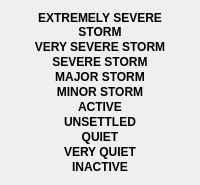
                 <widget class="QWidget" name="widget_16" native="true">
                  <property name="sizePolicy">
                   <sizepolicy hsizetype="Preferred" vsizetype="Preferred">
                    <horstretch>0</horstretch>
                    <verstretch>0</verstretch>
                   </sizepolicy>
                  </property>
                  <layout class="QVBoxLayout" name="verticalLayout_8">
                   <property name="spacing">
                    <number>1</number>
                   </property>
                   <item>
                    <widget class="SwitchableLabel" name="k_ex_sev_storm_lbl">
                     <property name="sizePolicy">
                      <sizepolicy hsizetype="Preferred" vsizetype="Minimum">
                       <horstretch>0</horstretch>
                       <verstretch>0</verstretch>
                      </sizepolicy>
                     </property>
                     <property name="font">
                      <font>
                       <pointsize>9</pointsize>
                       <weight>75</weight>
                       <bold>true</bold>
                      </font>
                     </property>
                     <property name="styleSheet">
                      <string notr="true"/>
                     </property>
                     <property name="text">
                      <string>EXTREMELY SEVERE
STORM</string>
                     </property>
                     <property name="alignment">
                      <set>Qt::AlignCenter</set>
                     </property>
                    </widget>
                   </item>
                   <item>
                    <widget class="SwitchableLabel" name="k_very_sev_storm_lbl">
                     <property name="sizePolicy">
                      <sizepolicy hsizetype="Preferred" vsizetype="Minimum">
                       <horstretch>0</horstretch>
                       <verstretch>0</verstretch>
                      </sizepolicy>
                     </property>
                     <property name="font">
                      <font>
                       <pointsize>9</pointsize>
                       <weight>75</weight>
                       <bold>true</bold>
                      </font>
                     </property>
                     <property name="styleSheet">
                      <string notr="true"/>
                     </property>
                     <property name="text">
                      <string>VERY SEVERE STORM</string>
                     </property>
                     <property name="alignment">
                      <set>Qt::AlignCenter</set>
                     </property>
                    </widget>
                   </item>
                   <item>
                    <widget class="SwitchableLabel" name="k_sev_storm_lbl">
                     <property name="sizePolicy">
                      <sizepolicy hsizetype="Preferred" vsizetype="Minimum">
                       <horstretch>0</horstretch>
                       <verstretch>0</verstretch>
                      </sizepolicy>
                     </property>
                     <property name="font">
                      <font>
                       <pointsize>9</pointsize>
                       <weight>75</weight>
                       <bold>true</bold>
                      </font>
                     </property>
                     <property name="styleSheet">
                      <string notr="true"/>
                     </property>
                     <property name="text">
                      <string>SEVERE STORM</string>
                     </property>
                     <property name="alignment">
                      <set>Qt::AlignCenter</set>
                     </property>
                    </widget>
                   </item>
                   <item>
                    <widget class="SwitchableLabel" name="k_maj_storm_lbl">
                     <property name="sizePolicy">
                      <sizepolicy hsizetype="Preferred" vsizetype="Minimum">
                       <horstretch>0</horstretch>
                       <verstretch>0</verstretch>
                      </sizepolicy>
                     </property>
                     <property name="font">
                      <font>
                       <pointsize>9</pointsize>
                       <weight>75</weight>
                       <bold>true</bold>
                      </font>
                     </property>
                     <property name="styleSheet">
                      <string notr="true"/>
                     </property>
                     <property name="text">
                      <string>MAJOR STORM</string>
                     </property>
                     <property name="alignment">
                      <set>Qt::AlignCenter</set>
                     </property>
                    </widget>
                   </item>
                   <item>
                    <widget class="SwitchableLabel" name="k_min_storm_lbl">
                     <property name="sizePolicy">
                      <sizepolicy hsizetype="Preferred" vsizetype="Minimum">
                       <horstretch>0</horstretch>
                       <verstretch>0</verstretch>
                      </sizepolicy>
                     </property>
                     <property name="font">
                      <font>
                       <pointsize>9</pointsize>
                       <weight>75</weight>
                       <bold>true</bold>
                      </font>
                     </property>
                     <property name="styleSheet">
                      <string notr="true"/>
                     </property>
                     <property name="text">
                      <string>MINOR STORM</string>
                     </property>
                     <property name="alignment">
                      <set>Qt::AlignCenter</set>
                     </property>
                    </widget>
                   </item>
                   <item>
                    <widget class="SwitchableLabel" name="k_active_lbl">
                     <property name="sizePolicy">
                      <sizepolicy hsizetype="Preferred" vsizetype="Minimum">
                       <horstretch>0</horstretch>
                       <verstretch>0</verstretch>
                      </sizepolicy>
                     </property>
                     <property name="font">
                      <font>
                       <pointsize>9</pointsize>
                       <weight>75</weight>
                       <bold>true</bold>
                      </font>
                     </property>
                     <property name="styleSheet">
                      <string notr="true"/>
                     </property>
                     <property name="text">
                      <string>ACTIVE</string>
                     </property>
                     <property name="alignment">
                      <set>Qt::AlignCenter</set>
                     </property>
                    </widget>
                   </item>
                   <item>
                    <widget class="SwitchableLabel" name="k_unsettled_lbl">
                     <property name="sizePolicy">
                      <sizepolicy hsizetype="Preferred" vsizetype="Minimum">
                       <horstretch>0</horstretch>
                       <verstretch>0</verstretch>
                      </sizepolicy>
                     </property>
                     <property name="font">
                      <font>
                       <pointsize>9</pointsize>
                       <weight>75</weight>
                       <bold>true</bold>
                      </font>
                     </property>
                     <property name="styleSheet">
                      <string notr="true"/>
                     </property>
                     <property name="text">
                      <string>UNSETTLED</string>
                     </property>
                     <property name="alignment">
                      <set>Qt::AlignCenter</set>
                     </property>
                    </widget>
                   </item>
                   <item>
                    <widget class="SwitchableLabel" name="k_quiet_lbl">
                     <property name="sizePolicy">
                      <sizepolicy hsizetype="Preferred" vsizetype="Minimum">
                       <horstretch>0</horstretch>
                       <verstretch>0</verstretch>
                      </sizepolicy>
                     </property>
                     <property name="font">
                      <font>
                       <pointsize>9</pointsize>
                       <weight>75</weight>
                       <bold>true</bold>
                      </font>
                     </property>
                     <property name="styleSheet">
                      <string notr="true"/>
                     </property>
                     <property name="text">
                      <string>QUIET</string>
                     </property>
                     <property name="alignment">
                      <set>Qt::AlignCenter</set>
                     </property>
                    </widget>
                   </item>
                   <item>
                    <widget class="SwitchableLabel" name="k_very_quiet_lbl">
                     <property name="sizePolicy">
                      <sizepolicy hsizetype="Preferred" vsizetype="Minimum">
                       <horstretch>0</horstretch>
                       <verstretch>0</verstretch>
                      </sizepolicy>
                     </property>
                     <property name="font">
                      <font>
                       <pointsize>9</pointsize>
                       <weight>75</weight>
                       <bold>true</bold>
                      </font>
                     </property>
                     <property name="styleSheet">
                      <string notr="true"/>
                     </property>
                     <property name="text">
                      <string>VERY QUIET</string>
                     </property>
                     <property name="alignment">
                      <set>Qt::AlignCenter</set>
                     </property>
                    </widget>
                   </item>
                   <item>
                    <widget class="SwitchableLabel" name="k_inactive_lbl">
                     <property name="sizePolicy">
                      <sizepolicy hsizetype="Preferred" vsizetype="Minimum">
                       <horstretch>0</horstretch>
                       <verstretch>0</verstretch>
                      </sizepolicy>
                     </property>
                     <property name="font">
                      <font>
                       <pointsize>9</pointsize>
                       <weight>75</weight>
                       <bold>true</bold>
                      </font>
                     </property>
                     <property name="styleSheet">
                      <string notr="true"/>
                     </property>
                     <property name="text">
                      <string>INACTIVE</string>
                     </property>
                     <property name="alignment">
                      <set>Qt::AlignCenter</set>
                     </property>
                    </widget>
                   </item>
                  </layout>
                 </widget>
